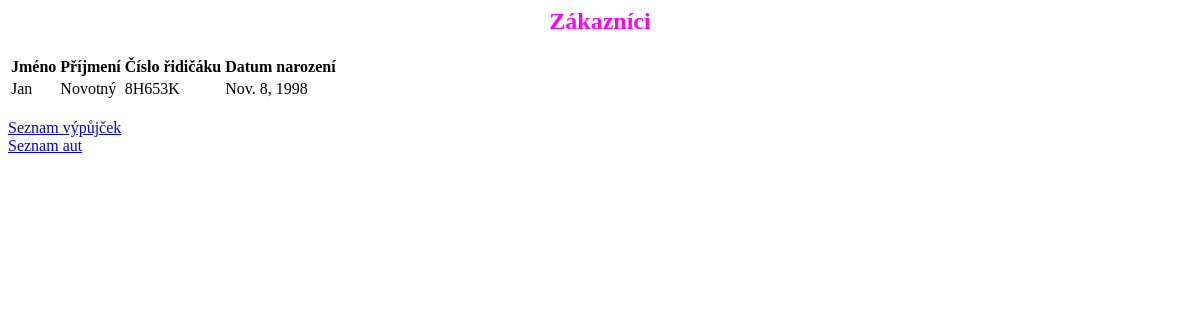
Before: /katalog/zakaznici/ with the older database file.
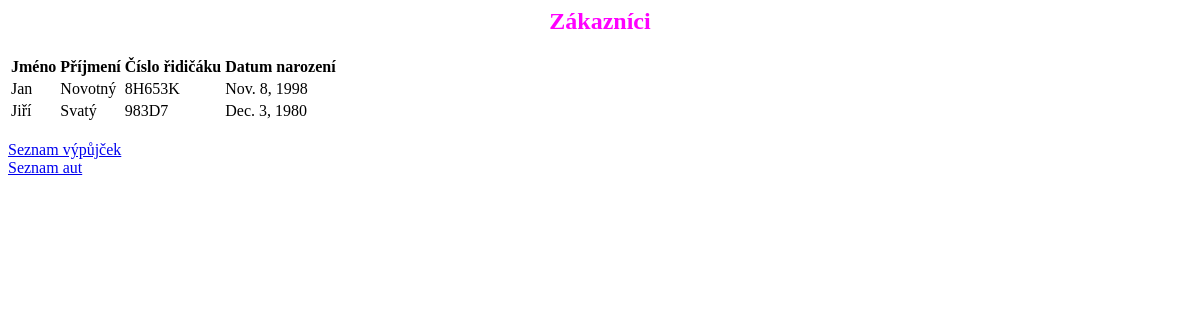
After: the same page with the newer database file.
### katalog/models.py (models this page shows)
class Zakaznik(models.Model):
  PROGRAM_DRUHY = (
    ('B', 'běžný zákazník'),
    ('Z', 'zlatý program'),
    ('P', 'platinový program'),
  )
  jmeno = models.CharField(max_length=100)
  prijmeni = models.CharField(max_length=100)
  RP_cislo = models.CharField(max_length=20)
  dat_narozeni = models.DateField()
  program = models.CharField(max_length=1, choices=PROGRAM_DRUHY, null=True)

### katalog/views.py (the view)
# urls.py: path('zakaznici/', views.SeznamZakaznikuView.as_view(), name='zakaznici_list'),
class SeznamZakaznikuView(ListView):
    model = models.Zakaznik
    template_name = "zakaznici/zakaznici_list.html"

### katalog/templates/zakaznici/zakaznici_list.html (shortened to what this page needs)
{% block content %}
<h2 align='center'><font color='fuchsia'>Zákazníci</font></h2>
<table>
  <tr>
    <td><b>Jméno</b></td>
    <td><b>Příjmení</b></td>
    <td><b>Číslo řidičáku</b></td>
    <td><b>Datum narození</b></td>
  </tr>
  {% for zakaznik in object_list %}
  <tr>
    <td>{{zakaznik.jmeno}}</td>
    <td>{{zakaznik.prijmeni}}</td>
    <td>{{zakaznik.RP_cislo}}</td>
    <td>{{zakaznik.dat_narozeni}}</td>
  </tr>
  {% empty %}
  <tr>
    <td>Jejda, zatím nemáme žádného zákazníka! :-)</td>
  </tr>
  {% endfor %}
</table>
{% url 'vypujcky_list' as vypujcky_list %}
<a href="{{ vypujcky_list }}">Seznam výpůjček</a>
{% url 'auta_list' as auta_list %}
<a href="{{ auta_list }}">Seznam aut</a>
{% endblock %}

Changed rows visible on the page:
added Zakaznik: jmeno "Jiří", prijmeni "Svatý", RP_cislo "983D7", dat_narozeni "Dec. 3, 1980"
